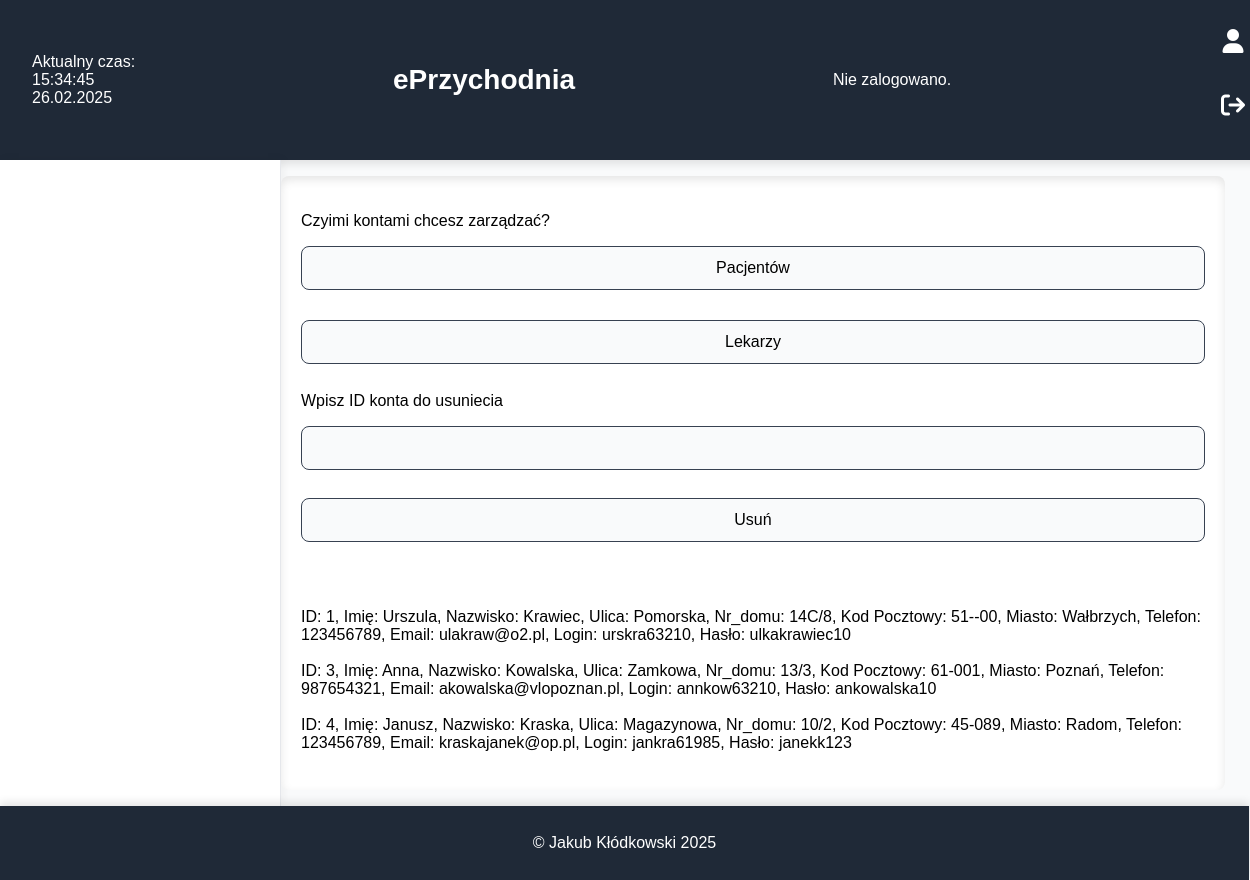
/zarzadzaj_kontami_pacjentow.php, run on the app's committed database.
### tables this page shows
CREATE TABLE `pacjenci` (
  `id_pacjenta` int(10) UNSIGNED NOT NULL,
  `imie` varchar(100) DEFAULT NULL,
  `nazwisko` varchar(100) DEFAULT NULL,
  `ulica` varchar(100) DEFAULT NULL,
  `nr_domu` varchar(10) DEFAULT NULL,
  `kp` char(6) DEFAULT NULL,
  `miasto` varchar(100) DEFAULT NULL,
  `tel` char(9) DEFAULT NULL,
  `email` varchar(100) DEFAULT NULL,
  `PESEL` char(11) DEFAULT NULL,
  `login` char(11) DEFAULT NULL,
  `haslo` varchar(100) DEFAULT NULL
);

### zarzadzaj_kontami_pacjentow.php (the view, shortened to what this page needs)
<!DOCTYPE html>
<html lang="pl">
<head>
    <link rel="stylesheet" href="https://cdnjs.cloudflare.com/ajax/libs/font-awesome/6.4.2/css/all.min.css">
    <link rel="stylesheet" href="style.css">
</head>
<body>
    <header>
    <div id="data"></div>
        <h1 class="text-xl font-bold text-center flex-1"><a href="index.php">ePrzychodnia</a></h1>
        <?php
            require 'wyswietl_logowanie.php';
        ?>
        <div>
        <form action="zaloguj.php">
    <button class="icon-button"><i class="fa-solid fa-user"></i></button>
</form>
<form action="wyloguj.php">
    <button class="icon-button"><i class="fa fa-sign-out"></i></button>
</form>
<?php
    require 'wyswietl_navbar.php';
?>
        </nav>
        <main>
            <div class="index-content">
                <p>Czyimi kontami chcesz zarządzać?</p>
                <form action="zarzadzaj_kontami_pacjentow.php" method="post">
                    <input type="submit" value="Pacjentów">
                </form>
                <br>
                <form action="zarzadzaj_kontami_lekarzy.php" method="post">
                    <input type="submit" value="Lekarzy">
                </form>
                <p>Wpisz ID konta do usuniecia</p>
                <form action="usun_konto_pracownik.php" method="post">
                    <input type="number" name="id_konta" id="i0">
                    <input type="submit" value="Usuń">
                </form>
                <br>
                <br>
                <br>
                <?php
                    $connect = mysqli_connect("localhost", "root", "", "eprzychodnia");
                    $query0="select * from `pacjenci`";
                    $result0=mysqli_query($connect,$query0);
                    while($row=mysqli_fetch_assoc($result0)){
                        echo "ID: ".$row['id_pacjenta'].", Imię: ".$row['imie'].", Nazwisko: ".$row['nazwisko'].", Ulica: ".$row['ulica'].", Nr_domu: ".$row['nr_domu'].", Kod Pocztowy: ".$row['kp'].", Miasto: ".$row['miasto'].", Telefon: ".$row['tel'].", Email: ".$row['email'].", Login: ".$row['login'].", Hasło: ".$row['haslo']."<br><br>";
                    }
                ?>
            </div>
        </main>
    </div>
    <footer>
        <p>&copy; Jakub Kłódkowski 2025</p>
    </footer>
</body>
</html>

### style.css (style rules this page uses)
body { display: flex; flex-direction: column; height: 100vh; margin: 0; width: 98vw; overflow-x: hidden; font-family: "Noto Sans Regular", sans-serif; background-color: #f9fafb; }
header { background-color: #1f2937; color: white; padding: 16px 32px; width: 100%; display: flex; justify-content: space-between; align-items: center; box-shadow: 0px 4px 8px rgba(0, 0, 0, 0.1); }
header h1 { font-family: "Noto Sans Extralight", sans-serif; font-size: 1.75rem; }
main { flex: 1; padding: 20px; background-color: #ffffff; box-shadow: inset 0px 4px 10px rgba(0, 0, 0, 0.1); border-radius: 8px; margin: 16px 0; }
footer { background-color: #1f2937; color: white; text-align: center; padding: 12px; width: 100%; box-shadow: 0px -4px 8px rgba(0, 0, 0, 0.1); }
.icon-button { color: white; font-size: 1.5rem; background: none; border: none; cursor: pointer; }
h1 > a { text-decoration: none; color: white; }
form { display: flex; flex-direction: column; gap: 16px; }
input, select, textarea, button { padding: 12px; font-size: 1rem; border: 1px solid #e5e7eb; border-radius: 8px; background-color: #ffffff; transition: all 0.3s ease-in-out; }
button { background-color: #1f2937; color: white; border: none; cursor: pointer; transition: background-color 0.3s ease, transform 0.2s ease; }
input:valid, select:valid, textarea:valid { border-color: #374151; background-color: #f9fafb; }
form > * { margin-bottom: 12px; }

### data on the page
pacjenci: id_pacjenta "1", imie "Urszula", nazwisko "Krawiec", ulica "Pomorska", nr_domu "14C/8", kp "51--00", miasto "Wałbrzych", tel "123456789", email "ulakraw@o2.pl", login "urskra63210", haslo "ulkakrawiec10"
pacjenci: id_pacjenta "3", imie "Anna", nazwisko "Kowalska", ulica "Zamkowa", nr_domu "13/3", kp "61-001", miasto "Poznań", tel "987654321", email "akowalska@vlopoznan.pl", login "annkow63210", haslo "ankowalska10"
pacjenci: id_pacjenta "4", imie "Janusz", nazwisko "Kraska", ulica "Magazynowa", nr_domu "10/2", kp "45-089", miasto "Radom", tel "123456789", email "kraskajanek@op.pl", login "jankra61985", haslo "janekk123"
